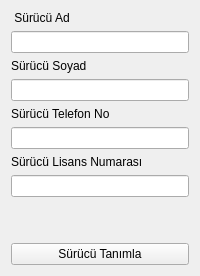
        <widget class="QWidget" name="tab_8">
         <attribute name="title">
          <string>Sürücü Ekleme</string>
         </attribute>
         <layout class="QGridLayout" name="gridLayout_21">
          <item row="2" column="0">
           <widget class="QLabel" name="label_43">
            <property name="text">
             <string>Sürücü Soyad</string>
            </property>
           </widget>
          </item>
          <item row="0" column="0">
           <widget class="QLabel" name="label_46">
            <property name="text">
             <string> Sürücü Ad</string>
            </property>
           </widget>
          </item>
          <item row="6" column="0">
           <widget class="QLabel" name="label_45">
            <property name="text">
             <string>Sürücü Lisans Numarası</string>
            </property>
           </widget>
          </item>
          <item row="4" column="0">
           <widget class="QLabel" name="label_48">
            <property name="text">
             <string>Sürücü Telefon No</string>
            </property>
           </widget>
          </item>
          <item row="1" column="0">
           <widget class="QLineEdit" name="surucuAd"/>
          </item>
          <item row="8" column="0">
           <spacer name="verticalSpacer_13">
            <property name="orientation">
             <enum>Qt::Vertical</enum>
            </property>
            <property name="sizeHint" stdset="0">
             <size>
              <width>20</width>
              <height>40</height>
             </size>
            </property>
           </spacer>
          </item>
          <item row="7" column="0">
           <widget class="QLineEdit" name="surucuLisansNo"/>
          </item>
          <item row="3" column="0">
           <widget class="QLineEdit" name="surucuSoyad"/>
          </item>
          <item row="5" column="0">
           <widget class="QLineEdit" name="surucuTelNo"/>
          </item>
          <item row="9" column="0">
           <widget class="QPushButton" name="surucuTanimlaButton">
            <property name="text">
             <string>Sürücü Tanımla</string>
            </property>
           </widget>
          </item>
         </layout>
        </widget>
